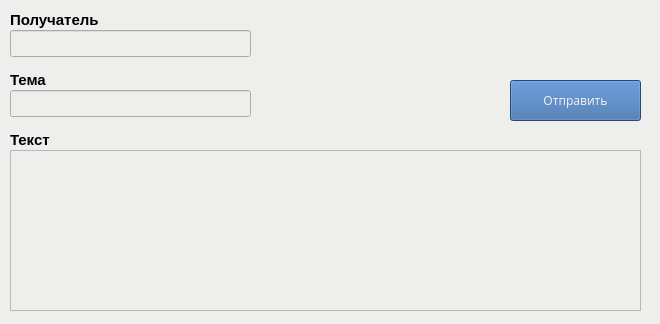
<?xml version="1.0" encoding="UTF-8"?>
<ui version="4.0">
 <class>NewmailWindow</class>
 <widget class="QMainWindow" name="NewmailWindow">
  <property name="geometry">
   <rect>
    <x>0</x>
    <y>0</y>
    <width>660</width>
    <height>324</height>
   </rect>
  </property>
  <property name="sizePolicy">
   <sizepolicy hsizetype="Fixed" vsizetype="Fixed">
    <horstretch>0</horstretch>
    <verstretch>0</verstretch>
   </sizepolicy>
  </property>
  <property name="windowTitle">
   <string>Новое сообщение</string>
  </property>
  <property name="styleSheet">
   <string notr="true">background-color: rgb(238, 238, 236);</string>
  </property>
  <widget class="QWidget" name="centralwidget">
   <widget class="QLineEdit" name="textfield_address">
    <property name="geometry">
     <rect>
      <x>10</x>
      <y>30</y>
      <width>241</width>
      <height>27</height>
     </rect>
    </property>
    <property name="inputMask">
     <string/>
    </property>
    <property name="frame">
     <bool>true</bool>
    </property>
   </widget>
   <widget class="QLineEdit" name="textfield_theme">
    <property name="geometry">
     <rect>
      <x>10</x>
      <y>90</y>
      <width>241</width>
      <height>27</height>
     </rect>
    </property>
   </widget>
   <widget class="QPlainTextEdit" name="textfield_text">
    <property name="geometry">
     <rect>
      <x>10</x>
      <y>150</y>
      <width>631</width>
      <height>161</height>
     </rect>
    </property>
   </widget>
   <widget class="QLabel" name="label_address">
    <property name="geometry">
     <rect>
      <x>10</x>
      <y>10</y>
      <width>241</width>
      <height>19</height>
     </rect>
    </property>
    <property name="font">
     <font>
      <family>MS Shell Dlg 2</family>
      <pointsize>11</pointsize>
      <weight>75</weight>
      <italic>false</italic>
      <bold>true</bold>
     </font>
    </property>
    <property name="text">
     <string>Получатель</string>
    </property>
   </widget>
   <widget class="QLabel" name="label_theme">
    <property name="geometry">
     <rect>
      <x>10</x>
      <y>70</y>
      <width>241</width>
      <height>19</height>
     </rect>
    </property>
    <property name="font">
     <font>
      <family>MS Shell Dlg 2</family>
      <pointsize>11</pointsize>
      <weight>75</weight>
      <italic>false</italic>
      <bold>true</bold>
     </font>
    </property>
    <property name="text">
     <string>Тема</string>
    </property>
   </widget>
   <widget class="QLabel" name="label_text">
    <property name="geometry">
     <rect>
      <x>10</x>
      <y>130</y>
      <width>241</width>
      <height>19</height>
     </rect>
    </property>
    <property name="font">
     <font>
      <family>MS Shell Dlg 2</family>
      <pointsize>11</pointsize>
      <weight>75</weight>
      <italic>false</italic>
      <bold>true</bold>
     </font>
    </property>
    <property name="text">
     <string>Текст</string>
    </property>
   </widget>
   <widget class="QPushButton" name="button_send">
    <property name="geometry">
     <rect>
      <x>510</x>
      <y>80</y>
      <width>131</width>
      <height>41</height>
     </rect>
    </property>
    <property name="font">
     <font>
      <family>Pixel Anchor-Jack</family>
      <pointsize>9</pointsize>
     </font>
    </property>
    <property name="styleSheet">
     <string notr="true">background-color: rgb(52, 101, 164);
color: rgb(238, 238, 236);</string>
    </property>
    <property name="text">
     <string>Отправить</string>
    </property>
    <property name="flat">
     <bool>false</bool>
    </property>
   </widget>
  </widget>
 </widget>
 <resources/>
 <connections/>
</ui>
